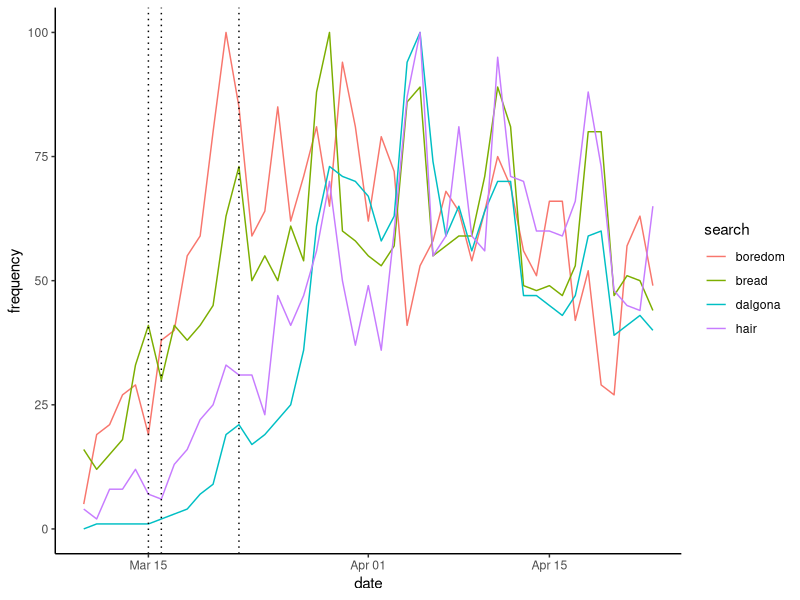

Here is the R script that generated this plot:
## ---- chunk 1
knitr::opts_chunk$set(echo = TRUE)
library(tidyverse)
## ---- chunk 2
bread <- read_csv("data-sources/bread.csv",
         skip = 1,
         col_types = cols(
  Day = col_date(format = ""),
  `bread recipe: (United States)` = col_double()
)) %>%
  rename(bread = `bread recipe: (United States)`)
## ---- chunk 3
hair <- read_csv("data-sources/hair.csv",
         skip = 1,
         col_types = cols(
  Day = col_date(format = ""),
  `how to cut your own hair: (United States)` = col_double()
)) %>%
  rename(hair = `how to cut your own hair: (United States)`)
## ---- chunk 4
dalgona <- read_csv("data-sources/dalgona.csv",
         skip = 1,
         col_types = cols(
  Day = col_date(format = ""),
  `dalgona coffee: (United States)` = col_double()
)) %>%
  rename(dalgona = `dalgona coffee: (United States)`)

dalgona
## ---- chunk 5

boredom <- read_csv("data-sources/boredom.csv",
                    skip = 1,
                    col_types = cols(
  Day = col_date(format = ""),
  `boredom: (United States)` = col_double()
)) %>%
  rename(boredom = `boredom: (United States)`)
## ---- chunk 6

home_life <- boredom %>%
  left_join(dalgona, by = "Day") %>%
  left_join(hair, by = "Day") %>%
  left_join(bread, by = "Day") %>%
  tail(-44) %>%
  rename(date = Day) %>%
  pivot_longer(-date, names_to = "search", values_to = "frequency")

home_life %>%
  ggplot(aes(x = date, y = frequency, color = search)) +
  geom_line() + 
  geom_vline(xintercept=as.numeric(home_life$date[c(24, 25, 49)]),
                linetype=3, colour="black") +
  theme_classic()
